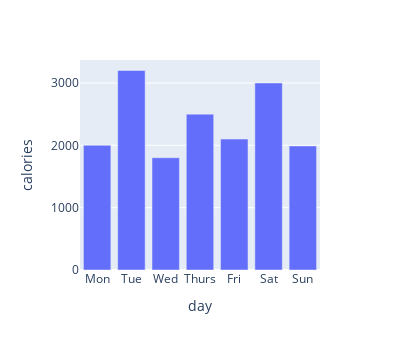

The code cell stored with this chart in its notebook:
### Code cell
from django.shortcuts import render
from django.http import HttpResponse
import plotly.express as px
import pandas as pd
from plotly.offline import plot # Import plot from plotly.offline

 # Your data for the chart
calorie_data = {
    'day' : ['Mon','Tue','Wed','Thurs','Fri','Sat','Sun'],
    'calories' : [2000,3200,1800,2500,2100,3000,1990]
}
# Create a Pandas DataFrame from your data
df = pd.DataFrame(calorie_data)


# Create the Plotly bar chart
fig = px.bar(df, x='day', y='calories',width=400 ,height=350)
fig.show()

### Figure 1 — Plotly figure (JSON) as saved in the notebook; plotly's stock layout.template omitted (floating-point values rounded to 4 significant figures)
{"data": [{"hovertemplate": "day=%{x}<br>calories=%{y}<extra></extra>", "legendgroup": "", "marker": {"color": "#636efa", "pattern": {"shape": ""}}, "name": "", "orientation": "v", "showlegend": false, "textposition": "auto", "type": "bar", "x": ["Mon", "Tue", "Wed", "Thurs", "Fri", "Sat", "Sun"], "xaxis": "x", "y": [2000, 3200, 1800, 2500, 2100, 3000, 1990], "yaxis": "y"}], "layout": {"barmode": "relative", "height": 350, "legend": {"tracegroupgap": 0}, "margin": {"t": 60}, "width": 400, "xaxis": {"anchor": "y", "domain": [0, 1], "title": {"text": "day"}}, "yaxis": {"anchor": "x", "domain": [0, 1], "title": {"text": "calories"}}}}
